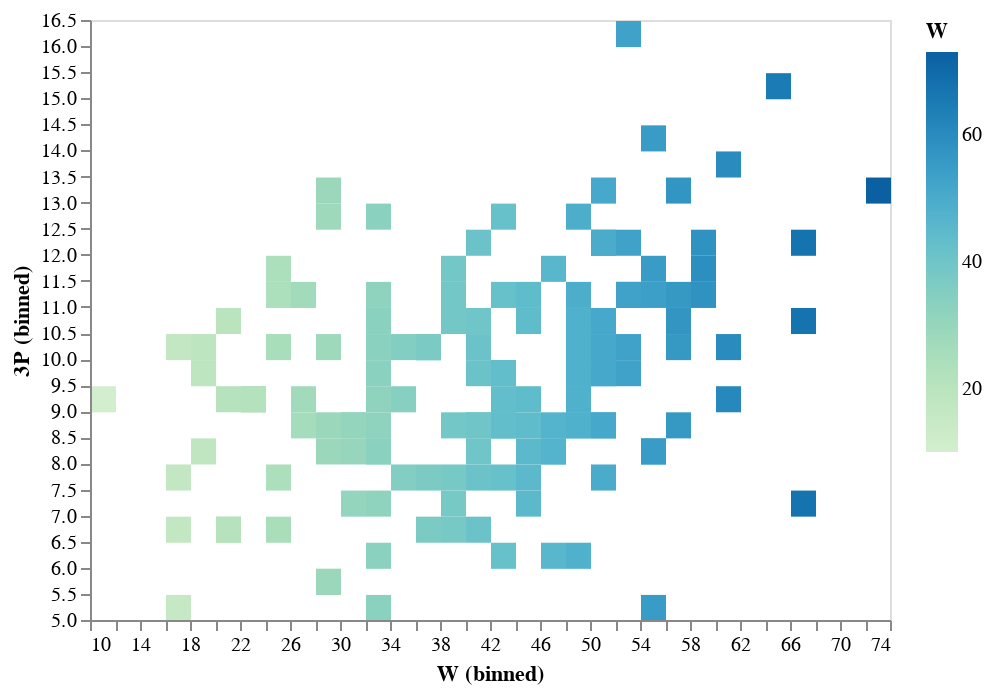

The notebook cell this image was saved under:
### Code cell
alt.Chart(modern).mark_rect().encode(
    alt.X('W', bin=alt.Bin(maxbins=60)),
    alt.Y('3P', bin=alt.Bin(maxbins=40)),
    alt.Color('W', scale=alt.Scale(scheme='greenblue'))
)

### Figure 1 — Vega-Lite specification as saved in the notebook (floating-point values rounded to 4 significant figures; data arrays with more than 128 entries replaced by an {"elided": "..."} marker saying what was removed)
{"config": {"view": {"continuousWidth": 400, "continuousHeight": 300}}, "data": {"name": "data-15f1b15e84a743292068ca2a3111251b"}, "mark": "rect", "encoding": {"color": {"type": "quantitative", "field": "W", "scale": {"scheme": "greenblue"}}, "x": {"type": "quantitative", "bin": {"maxbins": 60}, "field": "W"}, "y": {"type": "quantitative", "bin": {"maxbins": 40}, "field": "3P"}}, "$schema": "https://vega.github.io/schema/vega-lite/v4.8.1.json", "datasets": {"data-15f1b15e84a743292068ca2a3111251b": {"elided": "150 records"}}}
